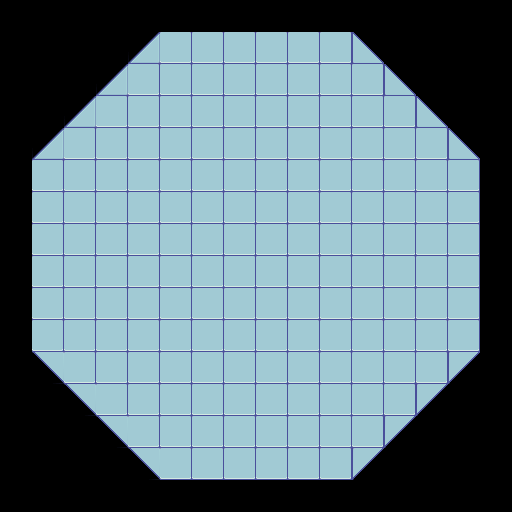

A 2D game scene composited from a Tiled map and its tileset images. What follows is a short description and the map's XML, with every tile layer's data as written:
An orthogonal 16x16 tile map with 32x32 px tiles, 2 tile layers (bgLayer, containerLayer), 2 tilesets and 20 objects (5x wall, 2x northDoor, 2x southwestDoor, 2x eastDoor, 2x westDoor, ...).

<map version="1.0" orientation="orthogonal" renderorder="right-down" width="16" height="16" tilewidth="32" tileheight="32" nextobjectid="131">
 <tileset firstgid="1" name="meta_tiles" tilewidth="32" tileheight="32" margin="1" tilecount="2" columns="2">
  <image source="meta_tiles.png" width="67" height="34" />
  <tile id="1">
   <properties>
    <property name="slimeSpawn" type="bool" value="true" />
   </properties>
  </tile>
 </tileset>
 <tileset firstgid="3" name="scifitiles-sheet" tilewidth="32" tileheight="32" tilecount="84" columns="14">
  <image source="scifitiles-sheet.png" trans="ff00ff" width="448" height="192" />
 </tileset>
 <layer name="bgLayer" width="16" height="16">
  <data encoding="csv">
0,0,0,0,0,0,0,0,0,0,0,0,0,0,0,0,
0,0,0,0,71,23,23,23,23,23,23,72,0,0,0,0,
0,0,0,71,23,23,23,23,23,23,23,23,72,0,0,0,
0,0,71,23,23,23,23,23,23,23,23,23,23,72,0,0,
0,71,23,23,23,23,23,23,23,23,23,23,23,23,72,0,
0,23,23,23,23,23,23,23,23,23,23,23,23,23,23,0,
0,23,23,23,23,23,23,23,23,23,23,23,23,23,23,0,
0,23,23,23,23,23,23,23,23,23,23,23,23,23,23,0,
0,23,23,23,23,23,23,23,23,23,23,23,23,23,23,0,
0,23,23,23,23,23,23,23,23,23,23,23,23,23,23,0,
0,23,23,23,23,23,23,23,23,23,23,23,23,23,23,0,
0,85,23,23,23,23,23,23,23,23,23,23,23,23,86,0,
0,0,85,23,23,23,23,23,23,23,23,23,23,86,0,0,
0,0,0,85,23,23,23,23,23,23,23,23,86,0,0,0,
0,0,0,0,85,23,23,23,23,23,23,86,0,0,0,0,
0,0,0,0,0,0,0,0,0,0,0,0,0,0,0,0
</data>
 </layer>
 <layer name="containerLayer" width="16" height="16">
  <data encoding="csv">
0,0,0,0,0,0,0,0,0,0,0,0,0,0,0,0,
0,0,0,0,0,0,0,0,0,0,0,0,0,0,0,0,
0,0,0,0,0,0,0,0,0,0,0,0,0,0,0,0,
0,0,0,0,0,0,0,0,0,0,0,0,0,0,0,0,
0,0,0,0,0,0,0,0,0,0,0,0,0,0,0,0,
0,0,0,0,0,0,0,0,0,0,0,0,0,0,0,0,
0,0,0,0,0,0,0,0,0,0,0,0,0,0,0,0,
0,0,0,0,0,0,0,0,0,0,0,0,0,0,0,0,
0,0,0,0,0,0,0,0,0,0,0,0,0,0,0,0,
0,0,0,0,0,0,0,0,0,0,0,0,0,0,0,0,
0,0,0,0,0,0,0,0,0,0,0,0,0,0,0,0,
0,0,0,0,0,0,0,0,0,0,0,0,0,0,0,0,
0,0,0,0,0,0,0,0,0,0,0,0,0,0,0,0,
0,0,0,0,0,0,0,0,0,0,0,0,0,0,0,0,
0,0,0,0,0,0,0,0,0,0,0,0,0,0,0,0,
0,0,0,0,0,0,0,0,0,0,0,0,0,0,0,0
</data>
 </layer>
 <objectgroup name="objects">
  <object id="69" name="northDoor" gid="45" x="224" y="49" width="32" height="32">
   <properties>
    <property name="closed" type="bool" value="true" />
    <property name="sprite" value="horiDoor" />
    <property name="type" value="northDoor" />
   </properties>
  </object>
  <object id="71" name="southwestDoor" gid="45" x="192" y="495.5" width="32" height="32">
   <properties>
    <property name="closed" type="bool" value="true" />
    <property name="sprite" value="vertDoor" />
    <property name="type" value="southwestDoor" />
   </properties>
  </object>
  <object id="72" name="southwestDoor" gid="45" x="160" y="495.5" width="32" height="32">
   <properties>
    <property name="closed" type="bool" value="true" />
    <property name="sprite" value="vertDoor" />
    <property name="type" value="southwestDoor" />
   </properties>
  </object>
  <object id="73" name="northDoor" gid="45" x="255.5" y="49.5" width="32" height="32">
   <properties>
    <property name="closed" type="bool" value="true" />
    <property name="sprite" value="horiDoor" />
    <property name="type" value="northDoor" />
   </properties>
  </object>
  <object id="76" name="eastDoor" gid="45" x="465.5" y="256" width="32" height="32">
   <properties>
    <property name="closed" type="bool" value="true" />
    <property name="sprite" value="horiDoor" />
    <property name="type" value="eastDoor" />
   </properties>
  </object>
  <object id="77" name="eastDoor" gid="45" x="465" y="287" width="32" height="32">
   <properties>
    <property name="closed" type="bool" value="true" />
    <property name="sprite" value="horiDoor" />
    <property name="type" value="eastDoor" />
   </properties>
  </object>
  <object id="78" name="westDoor" gid="45" x="15.3333" y="254.5" width="32" height="32">
   <properties>
    <property name="closed" type="bool" value="true" />
    <property name="sprite" value="vertDoor" />
    <property name="type" value="westDoor" />
   </properties>
  </object>
  <object id="79" name="westDoor" gid="45" x="15.1667" y="287.667" width="32" height="32">
   <properties>
    <property name="closed" type="bool" value="true" />
    <property name="sprite" value="vertDoor" />
    <property name="type" value="westDoor" />
   </properties>
  </object>
  <object id="80" name="westStart" x="71" y="230" width="49" height="49">
   <properties>
    <property name="type" value="westStart" />
   </properties>
  </object>
  <object id="82" name="southeastStart" x="295.667" y="390" width="49" height="49">
   <properties>
    <property name="type" value="southeastStart" />
   </properties>
  </object>
  <object id="83" name="eastStart" x="390.5" y="230" width="49" height="49">
   <properties>
    <property name="type" value="eastStart" />
   </properties>
  </object>
  <object id="84" name="northStart" x="230.5" y="69" width="49" height="49">
   <properties>
    <property name="type" value="northStart" />
   </properties>
  </object>
  <object id="113" name="wall" x="32" y="223.333">
   <properties>
    <property name="type" value="wall" />
   </properties>
   <polyline points="0,0 1.33333,-66 125.333,-192 192,-192.667" />
  </object>
  <object id="114" name="wall" x="288" y="33.3333">
   <properties>
    <property name="type" value="wall" />
   </properties>
   <polyline points="0,0 63.3333,-0.666667 192,126.667 191.333,191.333" />
  </object>
  <object id="125" name="southeastDoor" gid="45" x="288" y="495.667" width="32" height="32">
   <properties>
    <property name="closed" type="bool" value="true" />
    <property name="sprite" value="vertDoor" />
    <property name="type" value="southeastDoor" />
   </properties>
  </object>
  <object id="126" name="southeastDoor" gid="45" x="320" y="495.667" width="32" height="32">
   <properties>
    <property name="closed" type="bool" value="true" />
    <property name="sprite" value="vertDoor" />
    <property name="type" value="southeastDoor" />
   </properties>
  </object>
  <object id="127" name="southwestStart" x="167.5" y="390.833" width="49" height="49">
   <properties>
    <property name="type" value="southwestStart" />
   </properties>
  </object>
  <object id="128" name="wall" x="30.6667" y="286">
   <properties>
    <property name="type" value="wall" />
   </properties>
   <polyline points="0,0 2,63.3333 130,192" />
  </object>
  <object id="129" name="wall" x="224.333" y="478.333">
   <properties>
    <property name="type" value="wall" />
   </properties>
   <polyline points="0,0 62,0" />
  </object>
  <object id="130" name="wall" x="351.667" y="477.667">
   <properties>
    <property name="type" value="wall" />
   </properties>
   <polyline points="0,0 128.667,-126.333 128,-191.333" />
  </object>
 </objectgroup>
</map>